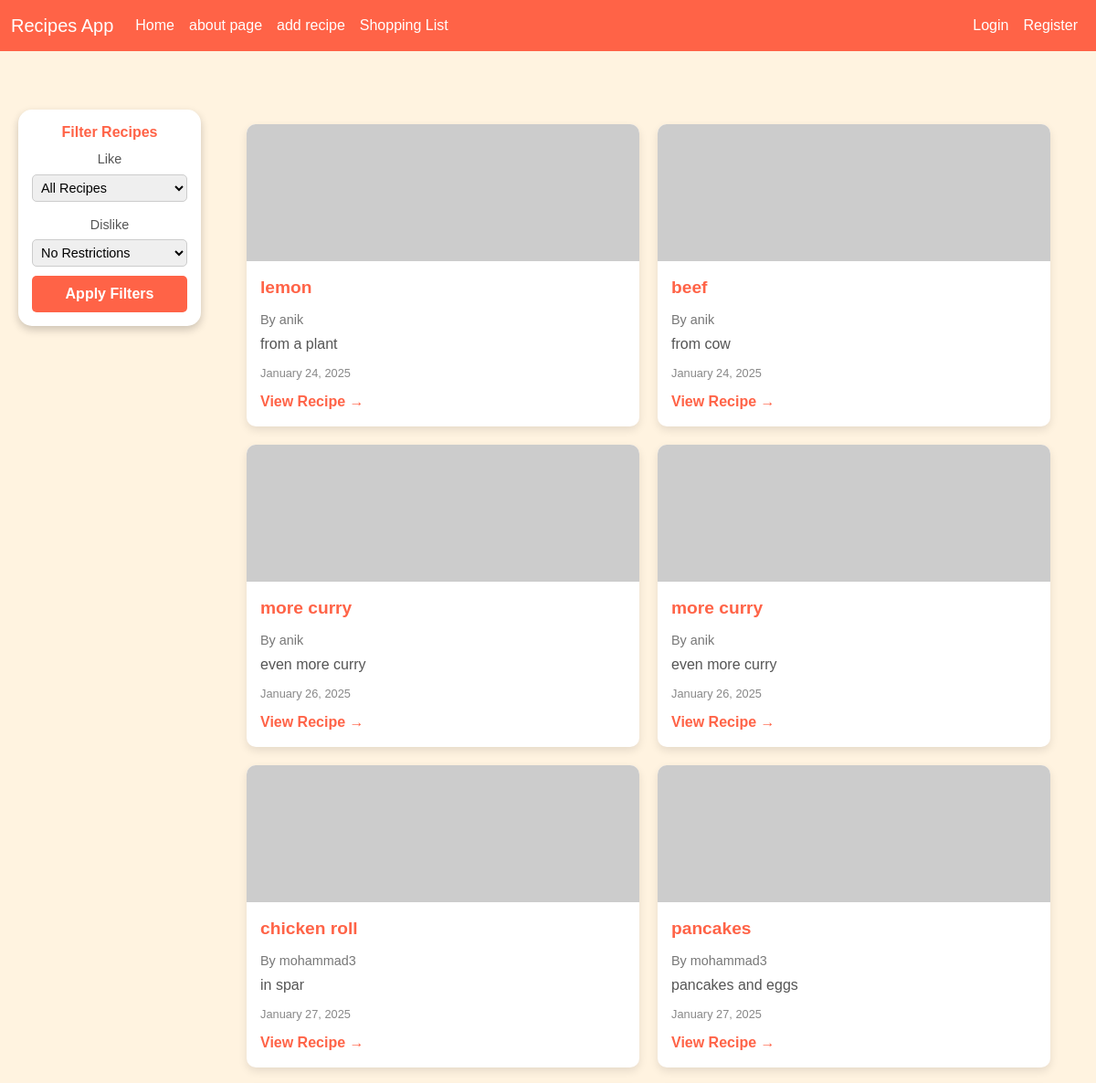
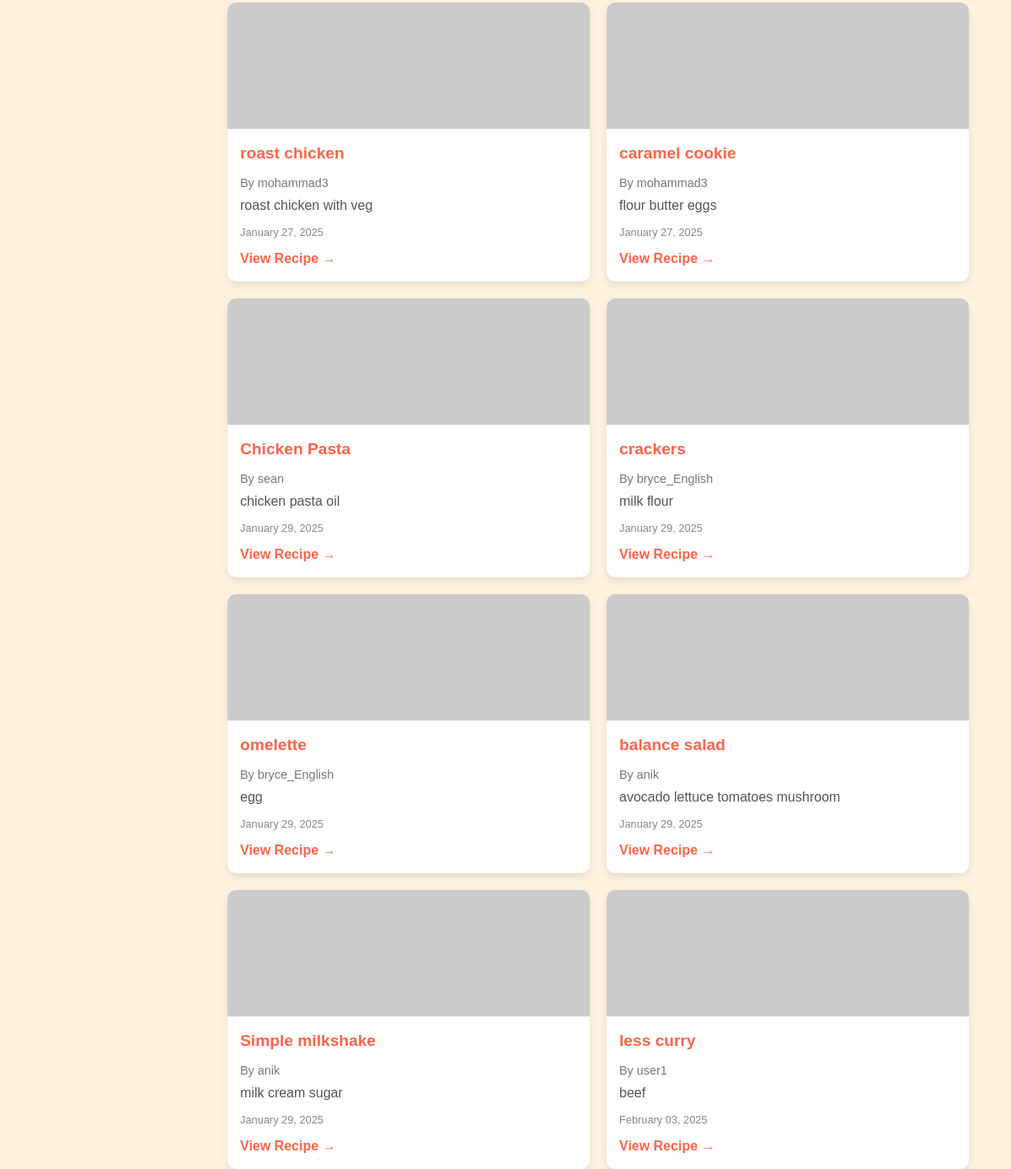
The page / on the database its author committed (2 pictures, top to bottom).
### recipes/models.py (models this page shows, shortened)
class Recipe(models.Model):
    title = models.CharField(max_length=100)
    description = models.TextField()
    author = models.ForeignKey(User, on_delete=models.CASCADE)
    created_at = models.DateTimeField(auto_now_add=True)
    updated_at = models.DateTimeField(auto_now=True)
    def get_categories(self):
        categories = []
        text_to_check = f"{self.title.lower()} {self.description.lower()}"
        category_keywords = {
            'breakfast': {
                'dishes': ['pancake', 'waffle', 'omelet', 'french toast', 'porridge', 'oatmeal', 'cereal',
                          'granola', 'breakfast burrito', 'eggs benedict', 'hash brown', 'bagel', 'toast',
                          'croissant', 'muffin', 'smoothie bowl', 'crepe', 'breakfast sandwich'],
                'ingredients': ['egg', 'bacon', 'sausage', 'maple syrup', 'yogurt'],
                'context': ['breakfast', 'brunch', 'morning']
            },
            'lunch': {
                'dishes': ['sandwich', 'wrap', 'salad', 'soup', 'quiche', 'panini', 'burger', 'taco',
                          'quesadilla', 'bowl', 'sushi roll', 'pita', 'sub', 'blt', 'club sandwich',
                          'lunch box', 'bento', 'pasta salad', 'chicken salad', 'tuna salad'],
                'context': ['lunch', 'midday', 'light meal', 'packed lunch']
            },
            'dinner': {
                'dishes': ['steak', 'roast', 'casserole', 'lasagna', 'curry', 'stir fry', 'pasta',
                          'pizza', 'rice', 'chicken', 'fish', 'pork', 'beef', 'salmon', 'pot roast',
                          'meatloaf', 'enchilada', 'risotto', 'paella', 'ramen', 'pho', 'stew',
                          'chili', 'mashed potato', 'grilled', 'baked', 'braised'],
                'context': ['dinner', 'supper', 'main course', 'main dish', 'entree']
            },
            'dessert': {
                'dishes': ['cake', 'cookie', 'brownie', 'pie', 'ice cream', 'pudding', 'mousse',
                          'cheesecake', 'cupcake', 'pastry', 'tart', 'cobbler', 'tiramisu',
                          'chocolate', 'candy', 'fudge', 'donut', 'eclair', 'creme brulee',
                          'sundae', 'parfait', 'truffle'],
                'ingredients': ['chocolate', 'caramel', 'vanilla', 'frosting', 'icing', 'sugar',
                              'sweet', 'cream', 'dessert', 'candy', 'sprinkles', 'ganache'],
                'context': ['dessert', 'sweet', 'treat', 'baked goods', 'confection']
            },
            'vegetarian': {
                'positive': ['vegetarian', 'vegan', 'plant-based', 'meatless', 'veggie'],
                'ingredients': ['tofu', 'tempeh', 'seitan', 'lentil', 'bean', 'chickpea',
                              'mushroom', 'eggplant', 'cauliflower', 'quinoa', 'veggie'],
                'exclude': ['chicken', 'beef', 'pork', 'fish', 'shrimp', 'meat', 'turkey',
                           'bacon', 'sausage', 'seafood']
            },
            'spicy': {
                'ingredients': ['chili', 'jalapeno', 'sriracha', 'hot sauce', 'cayenne',
                              'spicy', 'hot', 'wasabi', 'pepper', 'buffalo', 'curry',
                              'chipotle', 'habanero', 'ghost pepper', 'tabasco'],
                'context': ['spicy', 'hot', 'fiery', 'burning', 'flaming', 'zesty', 'kick']
            },
            'quick': {
                'time_indicators': ['quick', 'easy', 'simple', 'fast', '15 minute', '20 minute',
                                  '30 minute', 'instant', 'no-cook', '5 ingredient',
                                  'one pot', 'one pan', 'sheet pan', 'minimal'],
                'context': ['weeknight', 'beginner', 'basic', 'lazy', 'busy', 'quick']
            },
            'healthy': {
                'indicators': ['healthy', 'nutritious', 'light', 'lean', 'low-fat', 'low-carb',
                             'keto', 'paleo', 'whole30', 'Mediterranean', 'balanced',
                             'protein', 'superfood', 'clean eating', 'wholesome'],
                'ingredients': ['quinoa', 'kale', 'spinach', 'avocado', 'salmon', 'greek yogurt',
                              'nuts', 'seeds', 'olive oil', 'green', 'lean', 'grilled',
                              'steamed', 'baked', 'roasted'],
                'exclude': ['fried', 'greasy', 'buttery', 'creamy', 'rich', 'decadent']
            }
        }
        for category, rules in category_keywords.items():
            if category in ['breakfast', 'lunch', 'dinner', 'dessert']:
                if any(dish in text_to_check for dish in rules['dishes']):
                    categories.append(category)
                    continue
                if any(context in text_to_check for context in rules['context']):
                    categories.append(category)
                    continue
                if category == 'breakfast' and any(ing in text_to_check for ing in rules['ingredients']):
                    if 'dessert' not in categories:
                        categories.append(category)
            elif category == 'vegetarian':
                if any(term in text_to_check for term in rules['positive']):
                    categories.append(category)
                elif any(ing in text_to_check for ing in rules['ingredients']):
                    if not any(meat in text_to_check for meat in rules['exclude']):
                        categories.append(category)
            elif category == 'spicy':
                if any(spice in text_to_check for spice in rules['ingredients']) or \
                   any(context in text_to_check for context in rules['context']):
                    categories.append(category)
            elif category == 'quick':
                if any(indicator in text_to_check for indicator in rules['time_indicators']) or \
                   any(context in text_to_check for context in rules['context']):
                    categories.append(category)
            elif category == 'healthy':
                if any(indicator in text_to_check for indicator in rules['indicators']):
                    categories.append(category)
                elif any(ing in text_to_check for ing in rules['ingredients']):
                    if not any(unhealthy in text_to_check for unhealthy in rules['exclude']):
                        categories.append(category)
        return categories

### recipes/views.py (the view)
# urls.py: path('', views.RecipeListView.as_view(), name="recipes-home"),
class RecipeListView(ListView):
    model = models.Recipe
    template_name = 'recipes/home.html'
    context_object_name = 'recipes'
    def get_context_data(self, **kwargs):
        context = super().get_context_data(**kwargs)
        context['filter_options'] = [
            ('all', 'All Recipes'),
            ('breakfast', 'Breakfast'),
            ('lunch', 'Lunch'),
            ('dinner', 'Dinner'),
            ('dessert', 'Dessert'),
            ('vegetarian', 'Vegetarian'),
            ('spicy', 'Spicy'),
            ('quick', 'Quick & Easy'),
            ('healthy', 'Healthy')
        ]
        context['selected_like'] = self.request.GET.get('like')
        context['selected_dislike'] = self.request.GET.get('dislike')
        return context
    def get_queryset(self):
        recipes = Recipe.objects.all()
        filtered_recipes = []
        like_filter = self.request.GET.get('like')
        dislike_filter = self.request.GET.get('dislike')
        for recipe in recipes:
            categories = recipe.get_categories()
            if like_filter and like_filter != 'all':
                if like_filter not in categories:
                    continue
            if dislike_filter and dislike_filter != 'all':
                if dislike_filter in categories:
                    continue
            recipe.categories = categories
            filtered_recipes.append(recipe)
        return filtered_recipes

### recipes/templates/recipes/home.html (shortened to what this page needs)
{% extends 'recipes/base.html' %}
{% block content %}
<div style="position: fixed; top: 120px; left: 20px; width: 200px; background-color: white; border-radius: 15px; box-shadow: 0 4px 10px rgba(0, 0, 0, 0.2); padding: 15px; z-index: 999; text-align: center;">
    <h3 style="font-size: 1em; color: #ff6347; margin-bottom: 10px; font-weight: bold;">Filter Recipes</h3>
    <form method="GET">
        <label for="like" style="font-size: 0.9em; display: block; margin: 5px 0; color: #555;">Like</label>
        <select id="like" name="like" style="width: 100%; padding: 5px; margin-bottom: 10px; border: 1px solid #ccc; border-radius: 5px; font-size: 0.9em;">
            {% for value, label in filter_options %}
                <option value="{{ value }}" {% if value == selected_like %}selected{% endif %}>{{ label }}</option>
            {% endfor %}
        </select>
        <label for="dislike" style="font-size: 0.9em; display: block; margin: 5px 0; color: #555;">Dislike</label>
        <select id="dislike" name="dislike" style="width: 100%; padding: 5px; margin-bottom: 10px; border: 1px solid #ccc; border-radius: 5px; font-size: 0.9em;">
            <option value="all">No Restrictions</option>
        </select>
        <button type="submit" style="width: 100%; padding: 8px; background-color: #ff6347; color: white; border: none; border-radius: 5px; cursor: pointer; font-weight: bold;">Apply Filters</button>
    </form>
</div>
<div style="margin-left: 270px; margin-right: 50px; margin-top: 80px; display: grid; grid-template-columns: repeat(2, 1fr); gap: 20px;">
    {% for recipe in recipes %}
        <div style="background-color: white; border-radius: 10px; box-shadow: 0 4px 10px rgba(0, 0, 0, 0.1); overflow: hidden; transition: transform 0.2s ease, box-shadow 0.2s ease;">
            <div style="width: 100%; height: 150px; background-image: url('https://via.placeholder.com/400x150'); background-size: cover; background-position: center;"></div>
            <div style="padding: 15px;">
                <div style="font-size: 1.2em; font-weight: bold; color: #ff6347; margin-bottom: 10px;">{{recipe.title}}</div>
                <div style="font-size: 0.9em; color: #777; margin-bottom: 5px;">By {{recipe.author}}</div>
                <div style="color: #555; margin-bottom: 10px; line-height: 1.4;">{{recipe.description}}</div>
                <div style="font-size: 0.8em; color: #888; margin-bottom: 10px;">{{recipe.updated_at |date:"F d, Y"}}</div>
                <a href="{% url 'recipes-detail' recipe.pk %}" class="text-decoration-none" style="color: #ff6347; font-weight: bold;">View Recipe →</a>
            </div>
        </div>
    {% endfor %}
</div>
{% endblock content %}

### recipes/templates/recipes/base.html (shortened to what this page needs)
<!DOCTYPE html>
<html lang="en">
<head>
    <link href="https://cdn.jsdelivr.net/npm/bootstrap@5.2.3/dist/css/bootstrap.min.css" rel="stylesheet">
</head>
<body>
    <nav class="navbar navbar-expand-lg" style="background-color: #ff6347;">
        <div class="container-fluid">
          <a class="navbar-brand text-white" href="{% url 'recipes-home' %}">Recipes App</a>
          <div class="collapse navbar-collapse" id="navbarNav">
            <ul class="navbar-nav">
              <li class="nav-item">
                <a class="nav-link text-white" aria-current="page" href="{% url 'recipes-home' %}">Home</a>
              </li>
              <li class="nav-item">
                <a class="nav-link text-white" href="{% url 'recipes-about' %}">about page</a>
              </li>
              <li class="nav-item">
                <a class="nav-link text-white" href="{% url 'recipes-create' %}">add recipe</a>
              </li>
              <li class="nav-item">
                <a class="nav-link text-white" href="{% url 'shopping_list' %}">Shopping List</a>
              </li>
            </ul>
          </div>
          <div class="navbar-nav">
            {% if user.is_authenticated %}
              <a class="nav-item nav-link text-white" href="{% url 'user-profile' %}">My Profile</a>
              <a class="nav-item nav-link text-white" href="{% url 'user-logout' %}">Logout</a>
            {% else %}
              <a class="nav-item nav-link text-white" href="{% url 'user-login' %}">Login</a>
              <a class="nav-item nav-link text-white" href="{% url 'user-register' %}">Register</a>
            {% endif %}
          </div>
        </div>
    </nav>
    <div class="full-width-content">
        {% block content %}{% endblock content %}
    </div>
</body>
</html>

### recipes/templates/recipes/home.html (style rules this page uses)
.full-width-content { padding: 0 !important; }
body { background-color: #fff3e0 !important; font-family: 'Poppins', sans-serif !important; }

### rows shown on the page
Recipe: title "lemon", author "anik", description "from a plant", updated_at "January 24, 2025"
Recipe: title "beef", author "anik", description "from cow", updated_at "January 24, 2025"
Recipe: title "more curry", author "anik", description "even more curry", updated_at "January 26, 2025"
Recipe: title "more curry", author "anik", description "even more curry", updated_at "January 26, 2025"
Recipe: title "chicken roll", author "mohammad3", description "in spar", updated_at "January 27, 2025"
Recipe: title "pancakes", author "mohammad3", description "pancakes and eggs", updated_at "January 27, 2025"
Recipe: title "roast chicken", author "mohammad3", description "roast chicken with veg", updated_at "January 27, 2025"
Recipe: title "caramel cookie", author "mohammad3", description "flour butter eggs", updated_at "January 27, 2025"
Recipe: title "Chicken Pasta", author "sean", description "chicken pasta oil", updated_at "January 29, 2025"
Recipe: title "crackers", author "bryce_English", description "milk flour", updated_at "January 29, 2025"
Recipe: title "omelette", author "bryce_English", description "egg", updated_at "January 29, 2025"
Recipe: title "balance salad", author "anik", description "avocado lettuce tomatoes mushroom", updated_at "January 29, 2025"
Recipe: title "Simple milkshake", author "anik", description "milk cream sugar", updated_at "January 29, 2025"
Recipe: title "less curry", author "user1", description "beef", updated_at "February 03, 2025"

### other values the page prints
form field like "All Recipes"
